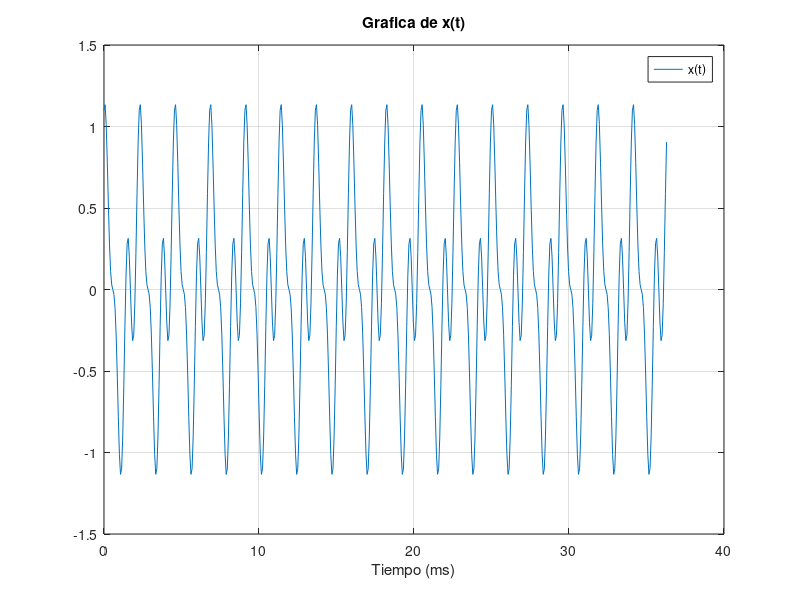
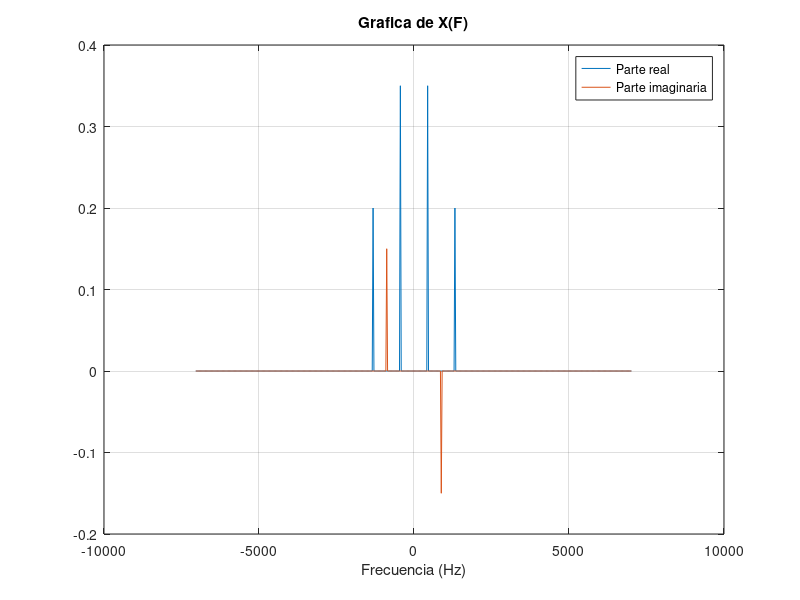
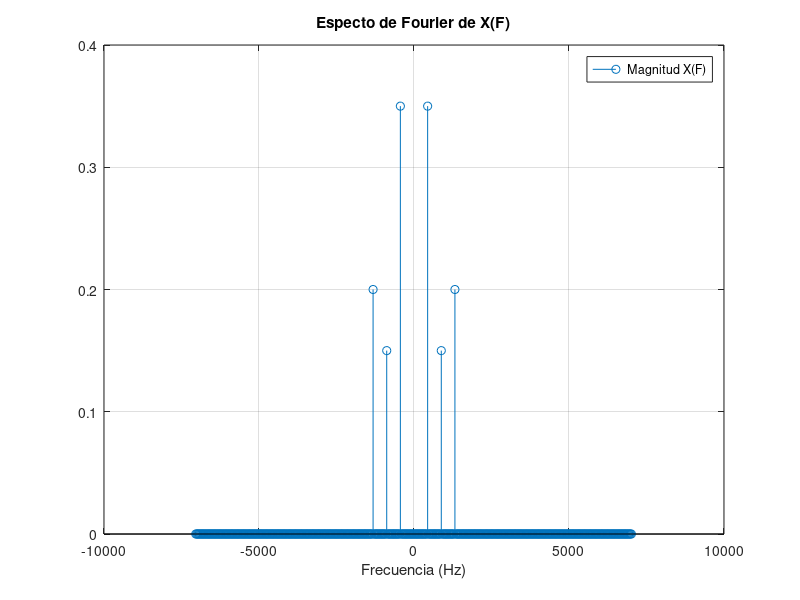
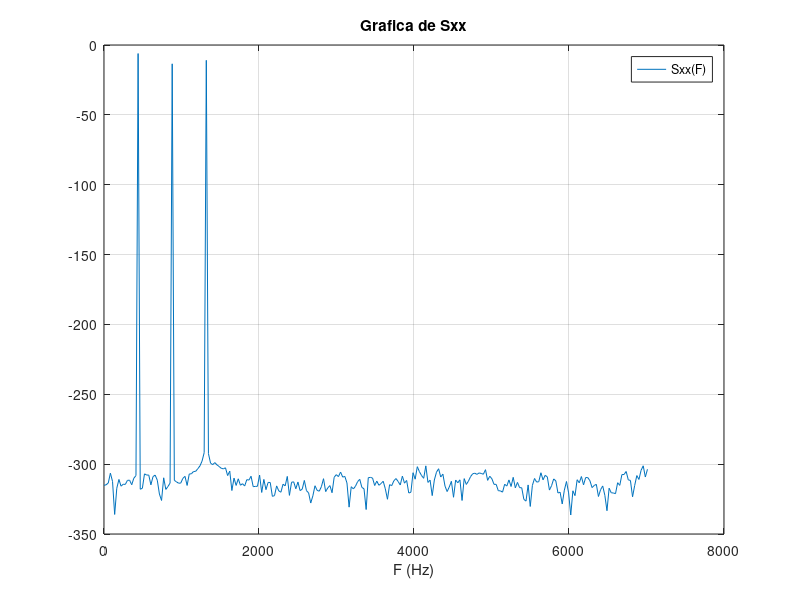

Write MATLAB code to recreate these figures, in order.
%UNIVERSIDAD DE COSTA RICA
%FACULTAD DE INGENIERIA 
%ESCUELA DE INGENIERIA ELECTRICA

%IE0527 - Ingenieria de Comunicaciones
%I - 2017


%Taller de simulacion: Transformada de Fourier

%Estudiantes:
%Luis Diego Fernandez Coto
%Victoria Quiros Cordero

%Profesor:
%Teodoro Willink Castro

%23/5/17

%% 1. ESTUDIO PRELIMINAR
clear all;

%Ganancias de Ai
A1 = 0.7;
A2 = 0.3;
A3 = 0.4;

%Frecuencias fi
f1 = 440;
f2 = 880;   %2*f1  
f3 = 1320;  %3*f1

Fs = 32 * f1;   %frecuencia de muestreo
N = 512;    %se recomienda que sea una potencia de 2

t = 0:(1/Fs):((N-1)/Fs);    %vector para el tiempo

x = (A1*cos(2*pi*f1*t)) + (A2*sin(2*pi*f2*t)) + (A3*cos(2*pi*f3*t));

% Graficacion
figure;
plot(t*1000,x);
title('Grafica de x(t)');
xlabel('Tiempo (ms)');
legend('x(t)');
grid on;

%% 2. TRANSFORMADA DE FOURIER
f = -(Fs/2):(Fs/N):((Fs/2)-(Fs/N)); %vector de frecuencia

%Transformada de fourier X(F) de x(t)
X = 1/N*fftshift(fft(x,N)); %fftshift centra la sennal

%Graficacion de la parte real e imaginaria
figure;
plot (f, real(X));
hold on;
plot (f, imag(X));
title('Grafica de X(F)');
xlabel('Frecuencia (Hz)');
%ylabel('X(F)');
legend('Parte real', 'Parte imaginaria');
grid on;

figure;
stem(f, abs(X));    %espectro de Fourier
title('Especto de Fourier de X(F)');
xlabel('Frecuencia (Hz)');
%ylabel('X(F)');
legend('Magnitud X(F)');
grid on;

%Grafiacion del espectro de Fourier de x


%% 3. DENSIDAD ESPECTRAL DE POTENCIA
f_dB = 0:(Fs/N):((Fs/2)-(Fs/N)); %vector de frecuencia

%Obtenemos Sxx
Sxx = periodogram(x,rectwin(N),N, Fs, 'onesided');
Sxx = Fs/N*Sxx(1:N/2)';
SxxdB = 10*log10(Sxx);  %Sxx expresado en decibelios

%Graficando Sxx en dBW/Hz
figure;
plot(f_dB,SxxdB);
title('Grafica de Sxx');
xlabel('F (Hz)');
legend('Sxx(F)');
grid on;

%FALTA DETERMINAR Px de Sxx

Sxx1 = 2*abs(X(N/2+1:N)).^2;
SxxdB1 = 10*log10(Sxx1);  %Sxx expresado en decibelios

%Graficando Sxx1 en dBW/Hz
figure;
plot(f_dB,SxxdB1);
title('Grafica de Sxx1');
xlabel('F (Hz)');
legend('Sxx1(F)');
grid on;

%FALTA DETERMINAR Px de Sxx1

%%





